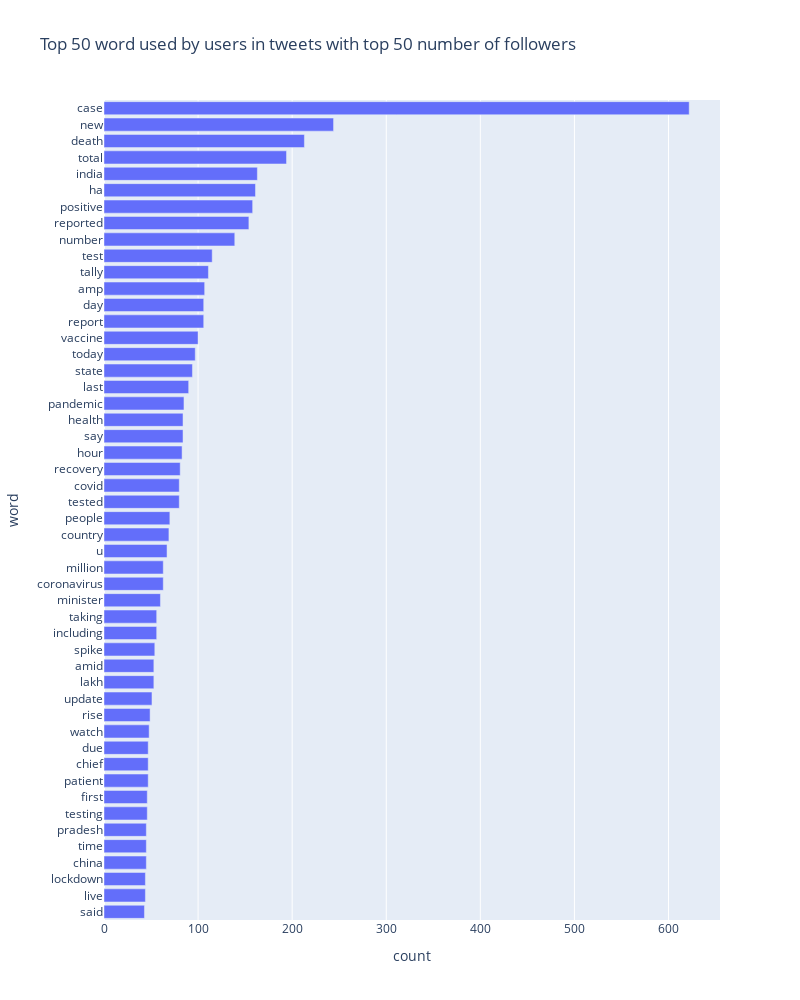

Notebook code cell kept with this figure:
### Code cell
most_influential_users_data = pd.merge(preprocess_tweet_text, user_followers_count.head(50), on='user_name', how='inner')
most_influential_users_tweet_word_counts = most_influential_users_data['processed_text'].str.split(expand=True).stack().value_counts().to_frame().reset_index()
most_influential_users_tweet_word_counts.columns = ['word', 'count']
# most_influential_users_tweet_word_counts = most_influential_users_hashtag_counts.sort_values(['count'], ascending=False)
fig = px.bar(
    most_influential_users_tweet_word_counts.head(50).sort_values(['count'], ascending=True), 
    x="count", 
    y='word', 
    orientation='h', 
    title='Top 50 word used by users in tweets with top 50 number of followers', 
    width=800, 
    height=1000
)
fig.show()

### Figure 1 — Plotly figure (JSON) as saved in the notebook; plotly's stock layout.template omitted (floating-point values rounded to 4 significant figures)
{"data": [{"alignmentgroup": "True", "hovertemplate": "count=%{x}<br>word=%{y}<extra></extra>", "legendgroup": "", "marker": {"color": "#636efa"}, "name": "", "offsetgroup": "", "orientation": "h", "showlegend": false, "textposition": "auto", "type": "bar", "x": [43, 44, 44, 45, 45, 45, 46, 46, 47, 47, 47, 48, 49, 51, 53, 53, 54, 56, 56, 60, 63, 63, 67, 69, 70, 80, 80, 81, 83, 84, 84, 85, 90, 94, 97, 100, 106, 106, 107, 111, 115, 139, 154, 158, 161, 163, 194, 213, 244, 622], "xaxis": "x", "y": ["said", "live", "lockdown", "china", "time", "pradesh", "testing", "first", "patient", "chief", "due", "watch", "rise", "update", "lakh", "amid", "spike", "including", "taking", "minister", "coronavirus", "million", "u", "country", "people", "tested", "covid", "recovery", "hour", "say", "health", "pandemic", "last", "state", "today", "vaccine", "report", "day", "amp", "tally", "test", "number", "reported", "positive", "ha", "india", "total", "death", "new", "case"], "yaxis": "y"}], "layout": {"barmode": "relative", "height": 1000, "legend": {"tracegroupgap": 0}, "title": {"text": "Top 50 word used by users in tweets with top 50 number of followers"}, "width": 800, "xaxis": {"anchor": "y", "domain": [0, 1], "title": {"text": "count"}}, "yaxis": {"anchor": "x", "domain": [0, 1], "title": {"text": "word"}}}}
